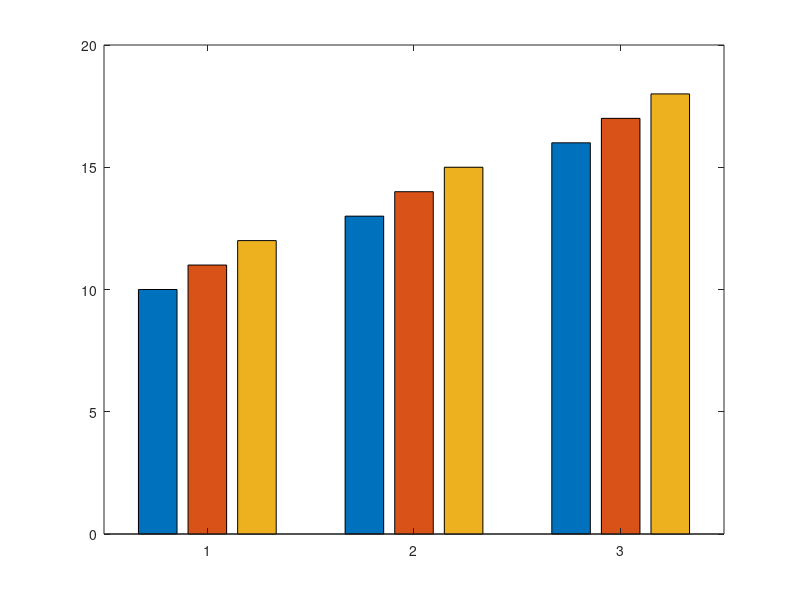

The MATLAB script that drew this image:

%a=zeroes(3,3);
a=ones(3,3)
display(a);


b =a+2;
c=3*b;
display(b);
display(c);
bar(b);

d = [1 2 3;4 5 6;7 8 9]
e=c+d;
display(e);
bar(e);

display(e(2,:));
display(e(3,:));
display(e(:,1));
display(e(1,2));
display(b);display(c);

m=3;n=3;
for i = 1:m
    for j=1:n
        if i==j f(i,j)=1
        else f(i,j)=0
        end;
    end;
end;
display(f);
                                                                                                

